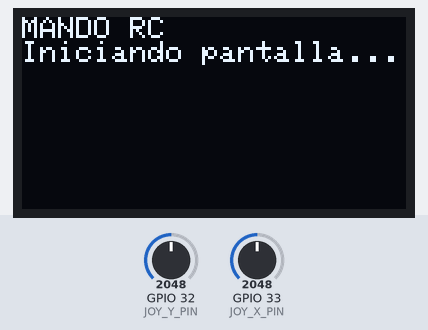
The sketch below on a simulated ESP32. Parts: 128×64 one-colour display. The test bench sets the inputs (shaded band); at power-on: GPIO 32 (JOY_Y_PIN) = 2048, GPIO 33 (JOY_X_PIN) = 2048 (analog values on the 0–4095 scale). What the sketch prints to the serial monitor is not drawn.

Above: at 0.06 s.
At 1.2 s:
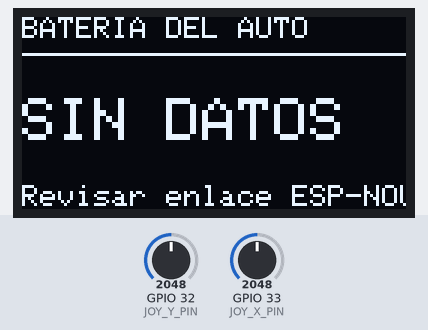
1.3 s: GPIO 32 (JOY_Y_PIN) set to 491
3.4 s: GPIO 33 (JOY_X_PIN) set to 491
5.2 s: GPIO 32 (JOY_Y_PIN) set to 0
7.1 s: GPIO 33 (JOY_X_PIN) set to 0
Timing chart, 0 to 10.0 s (numbered marks = the images above; inputs shaded):
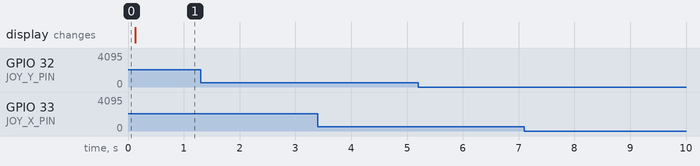

Measured:
- after the input at 1.3 s, every drawn part: stays the same
- after the input at 3.4 s, every drawn part: stays the same
- after the input at 5.2 s, every drawn part: stays the same
- after the input at 7.1 s, every drawn part: stays the same

The sketch:

sender.ino
```cpp
/* MANDO — MAC esperada: 68:09:47:26:D4:48.
 * GPIO33 direccion, GPIO32 acelerador. Joysticks alimentados a 3.3 V.
 * Monitor Serie USB: 115200 baudios. No requiere pantalla.
 */
// Arduino-ESP32 3.x, placa ESP32 Dev Module (ESP32-WROOM-32U).
// Cargar ambos sketches: el protocolo nuevo no es compatible con el original.
#include <Arduino.h>
#include <WiFi.h>
#include <esp_now.h>
#include <esp_wifi.h>
#include <esp_idf_version.h>
#include <esp_arduino_version.h>
#include <Wire.h>
#include <Adafruit_GFX.h>
#include <Adafruit_SSD1306.h>
#include <math.h>
#include <string.h>
#if ESP_ARDUINO_VERSION_MAJOR < 3
#error "Instale esp32 by Espressif Systems 3.x"
#endif

constexpr uint8_t RADIO_CHANNEL = 1; // Igual en las dos placas; no conectar a un AP.
constexpr uint16_t MAGIC = 0x5243;
constexpr uint8_t VERSION = 1;
enum CarState : uint8_t { WAIT_NEUTRAL = 0, ACTIVE = 1, SIGNAL_LOST = 2 };
struct __attribute__((packed)) Command {
  uint16_t magic;
  uint8_t version;
  uint8_t type;
  uint32_t sequence;
  uint16_t x;
  uint16_t y;
};
struct __attribute__((packed)) Telemetry {
  uint16_t magic;
  uint8_t version;
  uint8_t type;
  uint32_t sequence;
  int16_t pwm;
  uint8_t angle;
  uint8_t state;
  uint16_t batteryMv; // Voltaje de bateria medido en el auto, en mV.
};
static_assert(sizeof(Command) == 12, "Command layout");
static_assert(sizeof(Telemetry) == 14, "Telemetry layout");
portMUX_TYPE mux = portMUX_INITIALIZER_UNLOCKED;
bool ready = false;
bool txBusy = false;
uint32_t sendErrors = 0;

#if ESP_IDF_VERSION >= ESP_IDF_VERSION_VAL(5, 5, 0)
void onDataSent(const esp_now_send_info_t *, esp_now_send_status_t status) {
#else
void onDataSent(const uint8_t *, esp_now_send_status_t status) {
#endif
  portENTER_CRITICAL(&mux);
  txBusy = false;
  if (status != ESP_NOW_SEND_SUCCESS) ++sendErrors;
  portEXIT_CRITICAL(&mux);
}

bool sendPacket(const uint8_t *mac, const void *packet, size_t length) {
  portENTER_CRITICAL(&mux);
  bool available = !txBusy;
  if (available) txBusy = true;
  portEXIT_CRITICAL(&mux);
  if (!available) return false; // No apilar envios pendientes.
  if (esp_now_send(mac, (const uint8_t *)packet, length) != ESP_OK) {
    portENTER_CRITICAL(&mux);
    txBusy = false;
    ++sendErrors;
    portEXIT_CRITICAL(&mux);
    return false;
  }
  return true;
}

bool beginRadio(const uint8_t *peerMAC, esp_now_recv_cb_t callback) {
  if (!WiFi.mode(WIFI_STA)) return false;
  WiFi.setSleep(false);
  if (esp_wifi_set_channel(RADIO_CHANNEL, WIFI_SECOND_CHAN_NONE) != ESP_OK)
    return false;
  Serial.print("MAC STA local: "); Serial.println(WiFi.macAddress());
  if (esp_now_init() != ESP_OK) return false;
  if (esp_now_register_recv_cb(callback) != ESP_OK) return false;
  if (esp_now_register_send_cb(onDataSent) != ESP_OK) return false;
  esp_now_peer_info_t peer = {};
  memcpy(peer.peer_addr, peerMAC, 6);
  peer.channel = RADIO_CHANNEL;
  peer.ifidx = WIFI_IF_STA;
  peer.encrypt = false; // Se conserva la configuracion original.
  return esp_now_add_peer(&peer) == ESP_OK;
}

constexpr uint8_t JOY_X_PIN = 33, JOY_Y_PIN = 32;
constexpr uint8_t OLED_SDA_PIN = 21, OLED_SCL_PIN = 22;
constexpr uint8_t OLED_ADDRESS = 0x3C; // Direccion I2C habitual del SSD1306.
const uint8_t receiverMAC[] = {0x68, 0x09, 0x47, 0x25, 0xD4, 0x38};
constexpr uint32_t SEND_MS = 20, PRINT_MS = 100, TELEMETRY_TIMEOUT_MS = 500;
Adafruit_SSD1306 oled(128, 64, &Wire, -1);
bool oledReady = false;
Telemetry latest = {};
uint32_t receivedAt = 0;
bool received = false;
uint32_t sequence = 0, lastSend = 0, lastPrint = 0;

void onDataReceive(const esp_now_recv_info_t *info, const uint8_t *data, int len) {
  if (!info || !data || len != sizeof(Telemetry) ||
      memcmp(info->src_addr, receiverMAC, 6) != 0) return;
  Telemetry p;
  memcpy(&p, data, sizeof(p));
  if (p.magic != MAGIC || p.version != VERSION || p.type != 2 ||
      p.pwm < -255 || p.pwm > 255 || p.angle > 180 || p.state > SIGNAL_LOST) return;
  uint32_t now = millis();
  portENTER_CRITICAL(&mux);
  latest = p; receivedAt = now; received = true;
  portEXIT_CRITICAL(&mux);
}

void drawOLED(bool telemetryFresh, const Telemetry &p) {
  if (!oledReady) return;

  oled.clearDisplay();
  oled.setTextColor(SSD1306_WHITE);
  oled.setTextWrap(false);

  oled.setTextSize(1);
  oled.setCursor(0, 0);
  oled.print("BATERIA DEL AUTO");
  oled.drawLine(0, 12, 127, 12, SSD1306_WHITE);

  if (telemetryFresh) {
    oled.setTextSize(3);
    oled.setCursor(0, 23);
    oled.print(float(p.batteryMv) / 1000.0f, 2);
    oled.print("V");

    oled.setTextSize(1);
    oled.setCursor(0, 56);
    const char *label = p.state == ACTIVE ? "ACTIVO" :
                        p.state == SIGNAL_LOST ? "SIN ORDENES" : "NEUTRO REQUERIDO";
    oled.print(label);
  } else {
    oled.setTextSize(2);
    oled.setCursor(0, 27);
    oled.print("SIN DATOS");
    oled.setTextSize(1);
    oled.setCursor(0, 56);
    oled.print("Revisar enlace ESP-NOW");
  }

  oled.display();
}

void setup() {
  Serial.begin(115200);
  pinMode(JOY_X_PIN, INPUT); pinMode(JOY_Y_PIN, INPUT);
  analogReadResolution(12);

  // OLED SSD1306 I2C: SDA=21, SCL=22. La pantalla no bloquea el mando si falla.
  Wire.begin(OLED_SDA_PIN, OLED_SCL_PIN);
  oledReady = oled.begin(SSD1306_SWITCHCAPVCC, OLED_ADDRESS);
  if (oledReady) {
    oled.clearDisplay();
    oled.setTextColor(SSD1306_WHITE);
    oled.setTextSize(1);
    oled.setCursor(0, 0);
    oled.println("MANDO RC");
    oled.println("Iniciando pantalla...");
    oled.display();
  } else {
    Serial.println("AVISO: no se detecto OLED SSD1306 en 0x3C.");
  }

  // Se mantiene la atenuacion predeterminada del core, como en el original.
  if (!beginRadio(receiverMAC, onDataReceive)) {
    Serial.println("ERROR ESP-NOW: reinicie tras corregir."); return;
  }
  ready = true;
  Serial.println("MANDO listo. PWM y servo son ordenes, no mediciones fisicas.");
}

void loop() {
  if (!ready) { delay(1); return; }
  uint32_t now = millis();
  if (uint32_t(now - lastSend) >= SEND_MS) {
    lastSend = now;
    Command p = {MAGIC, VERSION, 1, ++sequence,
                 uint16_t(analogRead(JOY_X_PIN)), uint16_t(analogRead(JOY_Y_PIN))};
    sendPacket(receiverMAC, &p, sizeof(p));
  }
  if (uint32_t(now - lastPrint) >= PRINT_MS) {
    lastPrint = now;
    Telemetry p;
    uint32_t stamp;
    bool seen;
    portENTER_CRITICAL(&mux);
    p = latest; stamp = receivedAt; seen = received;
    portEXIT_CRITICAL(&mux);
    now = millis();
    bool telemetryFresh = seen && uint32_t(now - stamp) <= TELEMETRY_TIMEOUT_MS;
    drawOLED(telemetryFresh, p);

    char line[128];
    if (!telemetryFresh) {
      //snprintf(line, sizeof(line), "AUTO | SIN TELEMETRIA\n");
    } else {
      const char *label = p.state == ACTIVE ? "ACTIVO" :
                          p.state == SIGNAL_LOST ? "SIN ORDENES" : "NEUTRO REQUERIDO";
      int percent = int(lroundf(100.0f * p.pwm / 255.0f));
      snprintf(line, sizeof(line),
               "AUTO | BAT:%u.%02uV | PWM:%+d%% | Servo:%u | %s\n",
               unsigned(p.batteryMv / 1000),
               unsigned((p.batteryMv % 1000) / 10),
               percent, unsigned(p.angle), label);
    }
    size_t n = strlen(line);
    // Si el buffer esta lleno, omitir esta linea; nunca esperar al Monitor Serie.
    if (Serial.availableForWrite() >= int(n))
      Serial.write((const uint8_t *)line, n);
  }


  // DEBUG
  static unsigned long lastDebug = 0;

  if (millis() - lastDebug >= 200) {
    lastDebug = millis();

    int rawX = analogRead(JOY_X_PIN);
    int rawY = analogRead(JOY_Y_PIN);

    Serial.printf(
      "Joystick X: %4d | Joystick Y: %4d\n",
      rawX, rawY
    );
  }


  delay(1);
}
```
